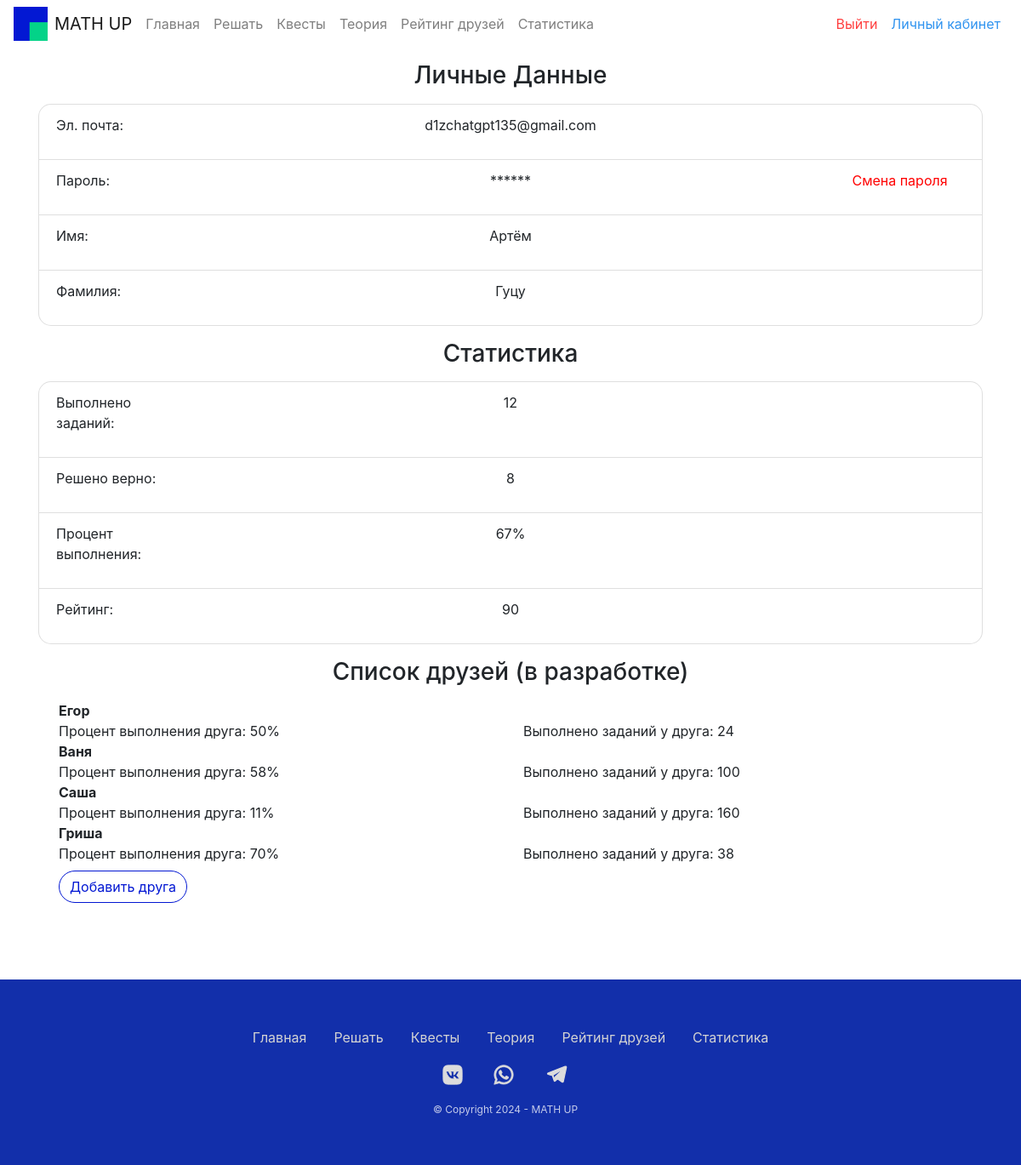
Page /lcab (signed in) on the committed database.
### data/user.py (models this page shows, shortened)
class User(SqlAlchemyBase, UserMixin):
    __tablename__ = 'users'
    id = sa.Column(sa.Integer, primary_key=True, autoincrement=True)
    name = sa.Column(sa.String)
    surname = sa.Column(sa.String)
    email = sa.Column(sa.String, index=True)
    hashed_password = sa.Column(sa.String)
    rating = sa.Column(sa.Integer, default=0)
    friends = sa.Column(sa.String)
    user_count_tasks = sa.Column(sa.Integer, default=0)
    user_count_correctly= sa.Column(sa.Integer, default=0)

### pages/lcab.py (the view)
@app.route("/lcab")
def lcab_page():
    return render_template(
        'lcab.html',
        user=current_user,
        round=round
    )

### data/db_session.py (called while the page is built)
def create_session() -> Session:
    global __factory
    return __factory()

### pages/login.py (called while the page is built)
@login_manager.user_loader
def load_usser(user_id):
    db_sess = db_session.create_session()
    return db_sess.query(User).get(user_id)

### templates/lcab.html
{% extends "base.html" %}
{% block content %}
<div class="container">
    <h3 class="text-center my-3">Личные Данные</h3>
    <ul class="list-group">
        <li class="list-group-item">
            <div class="row">
                <div class="col-2">
                    <p>Эл. почта:</p>
                </div>
                <div class="col-8 text-center">
                    <p>{{ user.email }}</p>
                </div>
            </div>
        </li>
        <li class="list-group-item">
            <div class="row">
                <div class="col-2">
                    <p>Пароль:</p>
                </div>
                <div class="col-8 text-center">
                    <p>******</p>
                </div>
                <div class="col-2 text-center">
                    <a href="/passwordreset" id="but_reset_password">Смена пароля</a>
                </div>
            </div>
        </li>
        <li class="list-group-item">
            <div class="row">
                <div class="col-2">
                    <p>Имя:</p>
                </div>
                <div class="col-8 text-center">
                    <p>{{ user.name }}</p>
                </div>
            </div>
        </li>
        <li class="list-group-item">
            <div class="row">
                <div class="col-2">
                    <p>Фамилия:</p>
                </div>
                <div class="col-8 text-center">
                    <p>{{ user.surname }}</p>
                </div>
            </div>
        </li>
    </ul>
    <h3 class="text-center my-3">Статистика</h3>
    <ul class="list-group">
        <li class="list-group-item">
            <div class="row">
                <div class="col-2">
                    <p>Выполнено заданий:</p>
                </div>
                <div class="col-8 text-center">
                    <p>{{ user.user_count_tasks }}</p>
                </div>
            </div>
        </li>
        <li class="list-group-item">
            <div class="row">
                <div class="col-2">
                    <p>Решено верно:</p>
                </div>
                <div class="col-8 text-center">
                    <p>{{ user.user_count_correctly }}</p>
                </div>
            </div>
        </li>
        <li class="list-group-item">
            <div class="row">
                <div class="col-2">
                    <p>Процент выполнения:</p>
                </div>
                <div class="col-8 text-center">
                    {% if user.user_count_tasks == 0 %}
                    <p>0%</p>
                    {% else %}
                    <p class="text-center">{{ round((user.user_count_correctly / user.user_count_tasks) * 100) }}%</p>
                    {% endif %}
                </div>
            </div>
        </li>
        <li class="list-group-item">
            <div class="row">
                <div class="col-2">
                    <p>Рейтинг:</p>
                </div>
                <div class="col-8 text-center">
                    <p>{{ user.rating }}</p>
                </div>
            </div>
        </li>
    </ul>
    <h3 class="text-center my-3">Список друзей (в разработке)</h3>
    <div class="mx-4">
        {% set user_friend_list = ['Егор', 'Ваня', 'Саша', 'Гриша'] %}
        {% set user_stats = {'Егор':[50, 24], 'Ваня':[58, 100], 'Саша':[11, 160], 'Гриша':[70, 38]} %}
        {% for user_friend in user_friend_list %}
        <b>{{ user_friend }}</b>
        <div class="row">
            <div class="col">Процент выполнения друга: {{ user_stats[user_friend][0] }}%</div>
            <div class="col">Выполнено заданий у друга: {{ user_stats[user_friend][1] }}</div>
        </div>
        {% endfor %}
        <a href="/addfriend" id="but_addfriend" class="btn btn-outline-primary my-2">Добавить друга</a>
    </div>
</div>
{% endblock %}

### static/css/style.css (style rules this page uses)
html { position: relative; min-height: 100%; }
.btn { border-radius: 100px; }
.btn-outline-primary { color: #0318D3; border-color: #0318D3; }
.list-group { border-radius: 15px; }
#but_reset_password { color: red; text-decoration: none; }
#but_addfriend { text-decoration: none; }

### rows in the picture
User: email "d1zchatgpt135@gmail.com", name "Артём", surname "Гуцу", user_count_tasks "12", user_count_correctly "8", user_count_correctly+user_count_tasks "67", rating "90"

### other values in the picture
{{ user_friend }} "Егор" "Ваня" "Саша" "Гриша"
{{ user_stats[user_friend][0] }} "50" "58" "11" "70"
{{ user_stats[user_friend][1] }} "24" "100" "160" "38"
